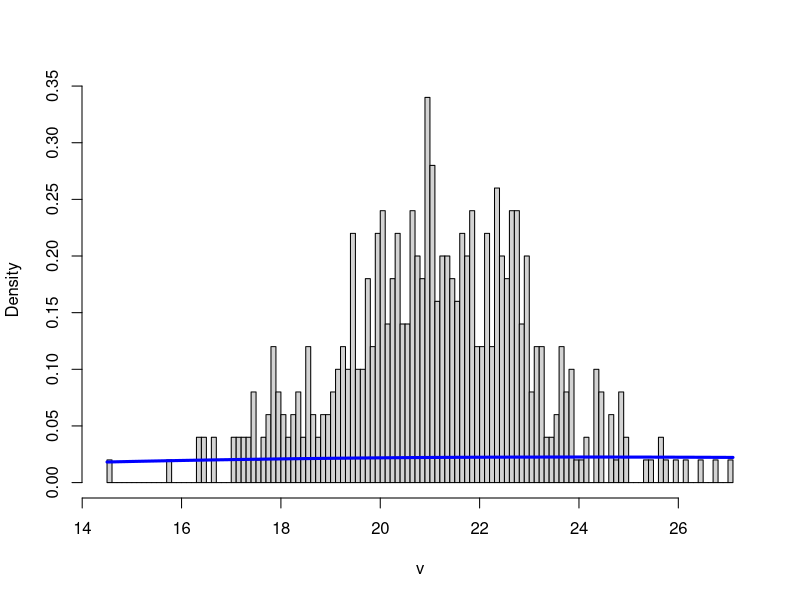

The R source for this figure:
# (a) Generate, via simulation, a plot of the distribution of the 
# 25th percentile of a sample of size 100 when the underlying 
# distribution is gamma with shape = 3 and scale = 12 
# (b) Overlay on the plot from (a) the analytic solution of the pdf

library(tidyverse)
q_bmi <- array(NA, 500)
v <- array(NA, 5000)
for (i in seq_along(q_bmi)){
  t <- rgamma(100, shape = 3, scale = 12)
  v[i] <- quantile(t, .25)
}
hist(v, breaks = 100, freq = FALSE, main = "")
curve(dgamma(x, 3, scale=12), lwd = 3, add = TRUE, col = "blue")